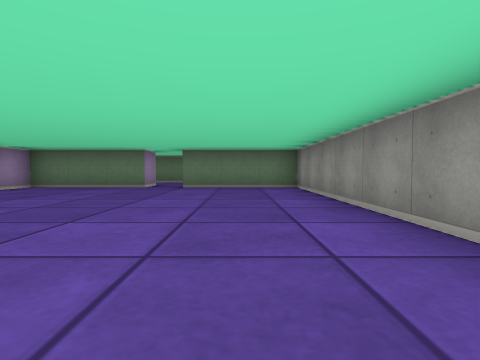
View 1 (above)

12 first-person views from a walk through a cub3D maze. The camera is about half as high as the walls, tilts 2° down and sees 80° across. The floor is counted in squares. Each view is taken from the middle of a square. On the plan, view 1 faces up. The plan holds only what a view shows up to about 9 squares ahead; the rest is blank.

View 2
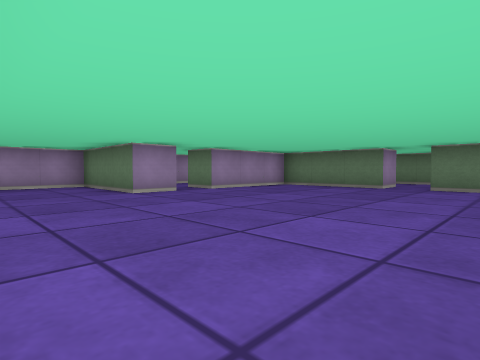

View 3
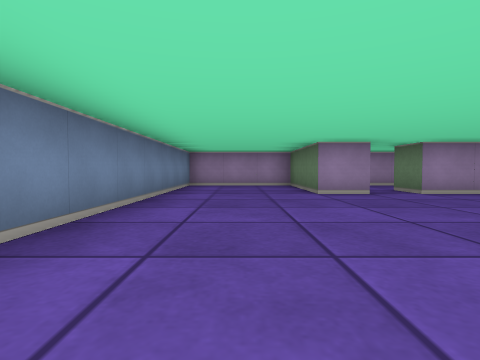

View 4
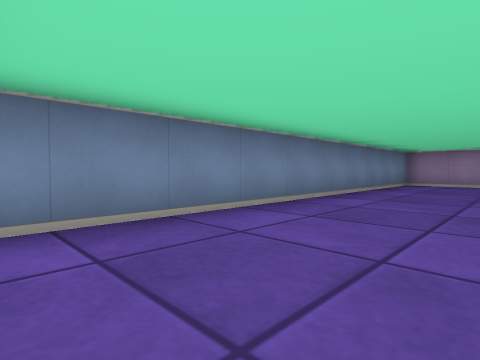

View 5
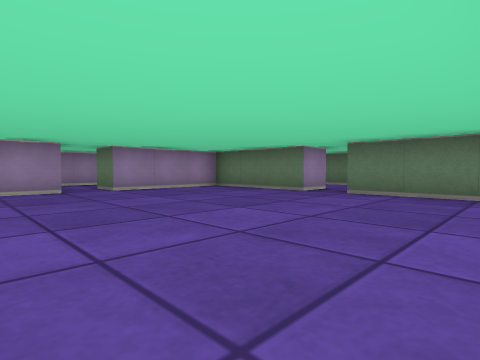

View 6
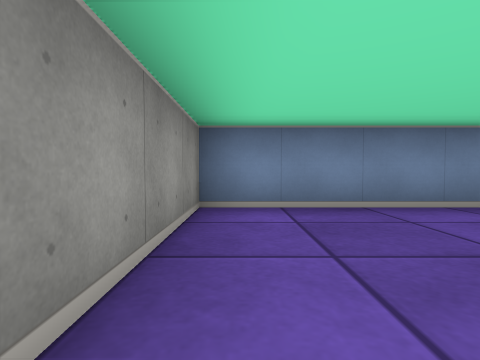

View 7
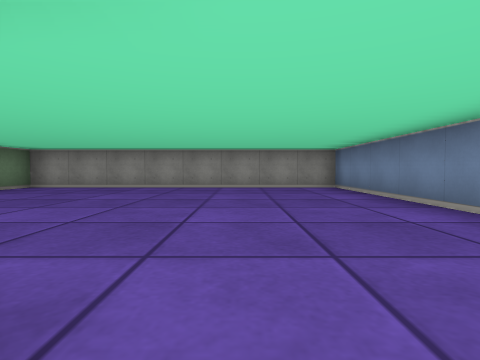

View 8
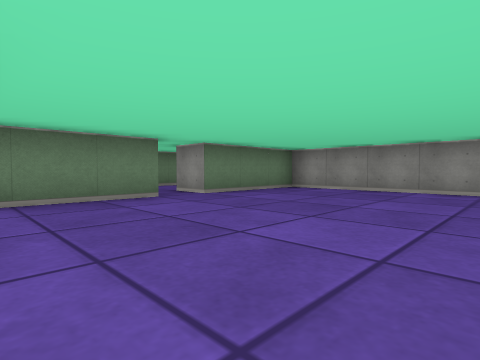

View 9
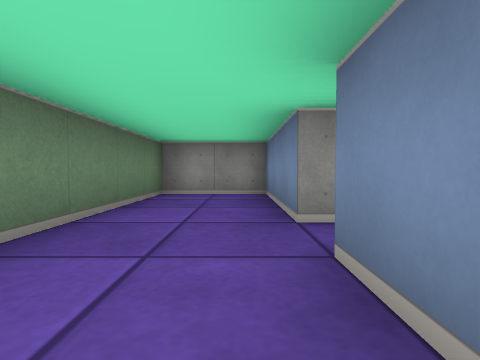

View 10
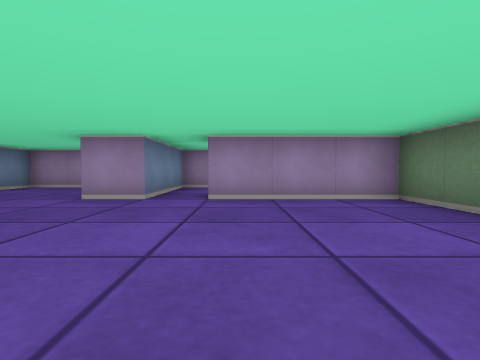

View 11
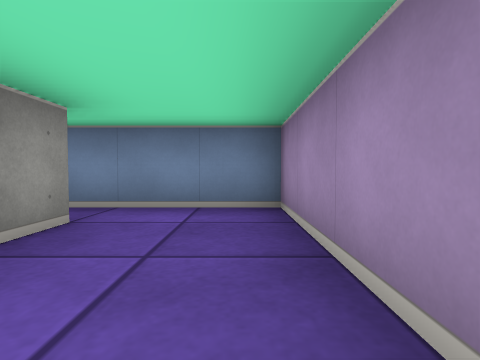

View 12
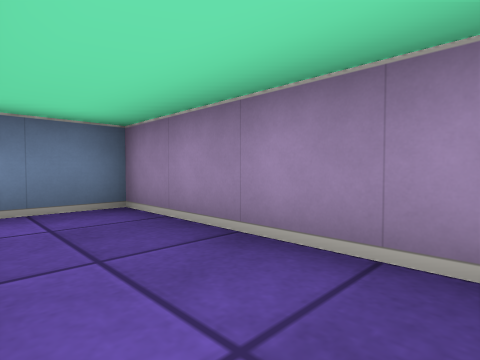

### Floor plan
Ten units are one square. View 1 is at (0, 0); x grows to the right and y downward. Boxes are objects, and circles mark ways between rooms. Rooms are numbered by the first view taken in them; rooms with no view inside come last. Other rooms are left out.
<svg viewBox="-90 -110 110 120">
<path fill="none" stroke="#000" d="M-55 -35 -55 -25 -85 -25 -85 5 15 5 15 -75 -15 -75M-25 -75 -55 -75 -55 -45M-35 -85 -25 -85 -25 -75M-15 -75 -15 -85 15 -85 15 -105 -32 -105M-55 -45 -65 -45 -65 -52M-85 -70 -85 -35 -55 -35"/>
<circle cx="-20" cy="-80" r="3" fill="#2a7"/>
<circle cx="-60" cy="-40" r="3" fill="#2a7"/>
<text x="-30" y="-30">1</text>
<text x="-30" y="-90">2</text>
<text x="-70" y="-50">3</text>
</svg>
Room 1 opens to room 2. Room 1 opens to room 3.

Where each view was taken, in squares from view 1:
view 1: 0 up, 0 right, facing up
view 2: 0 up, 0 right, facing up-left
view 3: 1 up, 0 right, facing left
view 4: 2 up, 1 right, facing down-left
view 5: 2 up, 1 right, facing up-left
view 6: 3 up, 1 right, facing down
view 7: 2 up, 6 left, facing right
view 8: 3 up, 5 left, facing up-right
view 9: 9 up, 4 left, facing right
view 10: 5 up, 1 left, facing left
view 11: 7 up, 8 left, facing down
view 12: 7 up, 7 left, facing down-left
